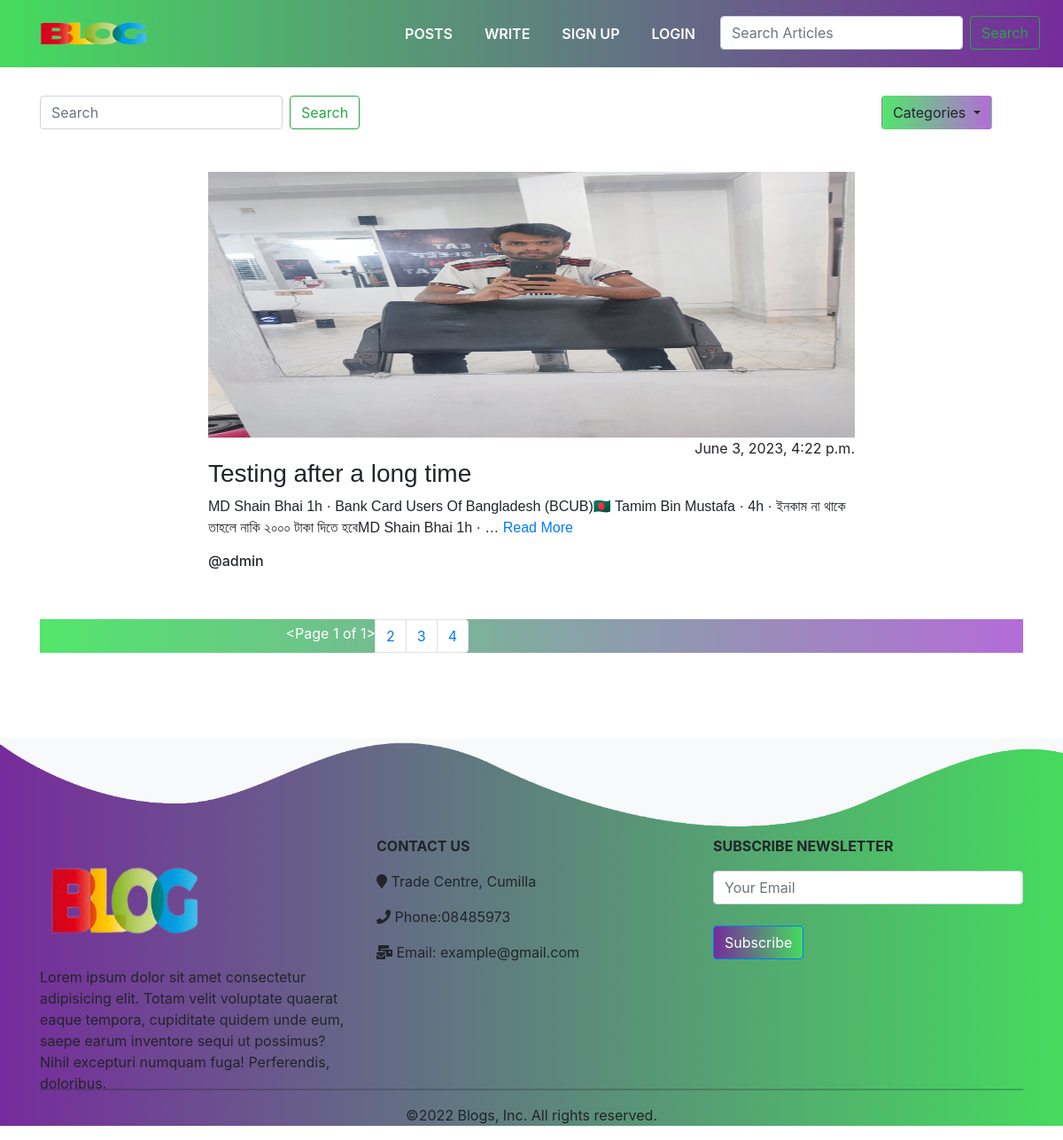
The app's page /blogs.html?category=4 with its own data.
### posts/models.py (models this page shows, shortened)
class Blog(models.Model):
    author=models.ForeignKey(User,on_delete=models.CASCADE,related_name='post_author')
    blog_title=models.CharField(max_length=264,verbose_name='Put a Title')
    category=models.ForeignKey(Category,on_delete=models.CASCADE,related_name='category',default=None)
    slug= models.SlugField(max_length=264,unique=True,null=True,allow_unicode=True)
    blog_content=models.TextField(verbose_name='what is on your mind?')
    blog_image=models.ImageField(upload_to='blog_images',verbose_name='Image')
    publish_date=models.DateTimeField(auto_now_add=True)
    update_date=models.DateTimeField(auto_now=True)
    view_count=models.IntegerField(null=True,default=0,blank=True)
    class Meta:
        ordering = ('-publish_date',)
    @staticmethod
    def get_all_products_by_id(category_id):
        if category_id :
            return Blog.objects.filter(category=category_id)
        else:
            return Blog.objects.all()

### posts/views.py (the view)
# urls.py: path('blogs.html',views.bloglist,name="showing_blogs"),
def bloglist(request):
    blog = Blog.objects.all()
    category = Category.objects.all()
    categoryID = request.GET.get('category')
    if categoryID:
        blog = Blog.get_all_products_by_id(categoryID)
    else:
        blog = Blog.objects.all()
    paginator = Paginator(blog, 3)
    page_number = request.GET.get('page')
    blogFinal = paginator.get_page(page_number)
    result = None
    if request.method == "GET":
        search = request.GET.get('search', ' ')
        if not search == ' ':
            result = Blog.objects.filter(blog_title__icontains=search)
    prddata = {
        'blog': blogFinal,
        'category': category,
        'result': result
    }
    return render(request, 'blogs/blog.html', prddata)

### templates/blogs/blog.html (shortened to what this page needs)
{% extends 'layouts.html' %}
{% block content %}
<div class="container pb-5">
  <br>
        <div class="row">
          <div class="col-lg-4 col-md-3"></div>
          <div class="col-lg-4 col-md-6 pt-2" style="z-index:0.5 ;">
          </div>
          <div class="col-lg-4 col-md-3"></div>
        </div>
    <div class="row">
        <div class="col-lg-10 col-sm-0 col-md-8">
          <form class="form-inline my-2 my-lg-0" method="GET">
            <input class="form-control mr-sm-2" type="search" name="search" placeholder="Search" aria-label="Search">
            <button class="btn btn-outline-success my-2 my-sm-0" type="submit">Search</button>
          </form>
        </div>
        <div class="col-lg-2 col-sm-12 col-md-4 ">
            <div class="dropdown">
              <button class="btn dropdown-toggle" type="button" id="dropdownMenuButton1" data-bs-toggle="dropdown" aria-expanded="false" style="background-image: linear-gradient(to right, #52e66b,#b46cd8);">
                Categories
              </button>
              </div>
        </div>
      </div><br><br>
  {% if blog %}
    {% if not result %}
       {% for blog in blog %}
         <div class="row" >
          <div class="col-lg-2"></div>
            <div class="col-lg-8">
                <img src="/media/{{blog.blog_image}}" alt="{{blog.blog_title}}" title="" width="100%" height="300px">
                <p style="float:right;">{{blog.publish_date}}</p><br><br>
                <h3 style="font-family: Impact, Haettenschweiler, 'Arial Narrow Bold', sans-serif;">{{blog.blog_title|capfirst|truncatewords:30}}</h3>
                <p style="font-family: sans-serif;">{{blog.blog_content|capfirst|truncatewords:30}}
                <a href="{% url 'blog_details' blog.slug %}">Read More</a>
                </p>
                <h6>@{{blog.author}}</h6>
              </div>
            <div class="col-lg-2"></div>
         </div>
       {% endfor %}
    {% endif %}
    {% if not result %}
    <nav aria-label="..." class="my-5"
    style="background-image: linear-gradient(to right,#52e66b,#b46cd8);"
    >
      <ul class="pagination button" style="padding-left: 25%;">
        <li class="page-item mt-1 text-white">{{blog}}</li>
        {% if blog.start_index < 7 %}
        <li class="page-item" aria-current="page">
          <a class="page-link" href="?page=2">2</a>
        </li>
        <li class="page-item" aria-current="page">
          <a class="page-link" href="?page=3">3</a>
        </li>
        {% endif %}
        <li class="page-item" aria-current="page">
          <a class="page-link" href="?page=4">4</a>
        </li>
      </ul>
    </nav>
    {% endif %}
  {% else %}
    <h2 class="text-center mt-4 d-inline" >There is no video of this Category</h2>&nbsp;&nbsp;<a href="{% url 'showing_blogs' %}" class="text-right d-inline text-bold">continue</a>
    <pre>
    </pre>
  {% endif %}
</div>
{% endblock content %}

### static/index.css (style rules this page uses)
* { margin: 0; padding: 0; }
body { font-family: sans-serif; }

### records on screen
Blog: blog_image (picture), publish_date "June 3, 2023, 4:22 p.m.", blog_title "Testing after a long time", blog_content "MD Shain Bhai 1h · Bank Card Users Of Bangladesh (BCUB)🇧🇩 Tamim Bin Mustafa · 4h · ইনকাম না থাকে তাহলে নাকি ২০০০ টাকা দিতে হবেMD Shain Bhai 1h · …", author "admin"

### other values on screen
{{ blog }} "<Page 1 of 1>"
